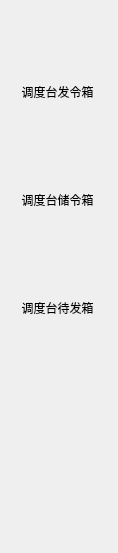
       <widget class="QWidget" name="page_2">
        <property name="geometry">
         <rect>
          <x>0</x>
          <y>0</y>
          <width>118</width>
          <height>553</height>
         </rect>
        </property>
        <property name="layoutDirection">
         <enum>Qt::LeftToRight</enum>
        </property>
        <attribute name="label">
         <string>调度台</string>
        </attribute>
        <layout class="QVBoxLayout" name="verticalLayout_9">
         <property name="spacing">
          <number>12</number>
         </property>
         <property name="leftMargin">
          <number>18</number>
         </property>
         <property name="topMargin">
          <number>12</number>
         </property>
         <property name="rightMargin">
          <number>18</number>
         </property>
         <property name="bottomMargin">
          <number>12</number>
         </property>
         <item>
          <widget class="QWidget" name="Dispatchsend" native="true">
           <property name="minimumSize">
            <size>
             <width>79</width>
             <height>96</height>
            </size>
           </property>
           <property name="maximumSize">
            <size>
             <width>71</width>
             <height>96</height>
            </size>
           </property>
           <layout class="QVBoxLayout" name="verticalLayout_5">
            <property name="spacing">
             <number>0</number>
            </property>
            <property name="leftMargin">
             <number>0</number>
            </property>
            <property name="topMargin">
             <number>0</number>
            </property>
            <property name="rightMargin">
             <number>0</number>
            </property>
            <property name="bottomMargin">
             <number>0</number>
            </property>
            <item>
             <widget class="QLabel" name="label_7">
              <property name="minimumSize">
               <size>
                <width>74</width>
                <height>64</height>
               </size>
              </property>
              <property name="maximumSize">
               <size>
                <width>74</width>
                <height>64</height>
               </size>
              </property>
              <property name="styleSheet">
               <string notr="true">image: url(:/CTCProject/icon/inbox.png);</string>
              </property>
              <property name="text">
               <string/>
              </property>
             </widget>
            </item>
            <item>
             <widget class="QLabel" name="label_8">
              <property name="text">
               <string>调度台发令箱</string>
              </property>
              <property name="alignment">
               <set>Qt::AlignCenter</set>
              </property>
             </widget>
            </item>
           </layout>
          </widget>
         </item>
         <item>
          <widget class="QWidget" name="Dispatchstorage" native="true">
           <property name="minimumSize">
            <size>
             <width>79</width>
             <height>96</height>
            </size>
           </property>
           <property name="maximumSize">
            <size>
             <width>64</width>
             <height>96</height>
            </size>
           </property>
           <layout class="QVBoxLayout" name="verticalLayout_6">
            <property name="spacing">
             <number>0</number>
            </property>
            <property name="leftMargin">
             <number>0</number>
            </property>
            <property name="topMargin">
             <number>0</number>
            </property>
            <property name="rightMargin">
             <number>0</number>
            </property>
            <property name="bottomMargin">
             <number>0</number>
            </property>
            <item>
             <widget class="QLabel" name="label_9">
              <property name="minimumSize">
               <size>
                <width>80</width>
                <height>64</height>
               </size>
              </property>
              <property name="maximumSize">
               <size>
                <width>80</width>
                <height>64</height>
               </size>
              </property>
              <property name="styleSheet">
               <string notr="true">image: url(:/CTCProject/icon/inbox.png);</string>
              </property>
              <property name="text">
               <string/>
              </property>
             </widget>
            </item>
            <item>
             <widget class="QLabel" name="label_10">
              <property name="text">
               <string>调度台储令箱</string>
              </property>
              <property name="alignment">
               <set>Qt::AlignCenter</set>
              </property>
             </widget>
            </item>
           </layout>
          </widget>
         </item>
         <item>
          <widget class="QWidget" name="Dispatchtobesend" native="true">
           <property name="minimumSize">
            <size>
             <width>79</width>
             <height>96</height>
            </size>
           </property>
           <property name="maximumSize">
            <size>
             <width>64</width>
             <height>96</height>
            </size>
           </property>
           <layout class="QVBoxLayout" name="verticalLayout_8">
            <property name="spacing">
             <number>0</number>
            </property>
            <property name="leftMargin">
             <number>0</number>
            </property>
            <property name="topMargin">
             <number>0</number>
            </property>
            <property name="rightMargin">
             <number>0</number>
            </property>
            <property name="bottomMargin">
             <number>0</number>
            </property>
            <item>
             <widget class="QLabel" name="label_11">
              <property name="minimumSize">
               <size>
                <width>80</width>
                <height>64</height>
               </size>
              </property>
              <property name="maximumSize">
               <size>
                <width>80</width>
                <height>64</height>
               </size>
              </property>
              <property name="styleSheet">
               <string notr="true">image: url(:/CTCProject/icon/inbox.png);</string>
              </property>
              <property name="text">
               <string/>
              </property>
             </widget>
            </item>
            <item>
             <widget class="QLabel" name="label_12">
              <property name="text">
               <string>调度台待发箱</string>
              </property>
              <property name="alignment">
               <set>Qt::AlignCenter</set>
              </property>
             </widget>
            </item>
           </layout>
          </widget>
         </item>
         <item>
          <spacer name="verticalSpacer_2">
           <property name="orientation">
            <enum>Qt::Vertical</enum>
           </property>
           <property name="sizeHint" stdset="0">
            <size>
             <width>20</width>
             <height>40</height>
            </size>
           </property>
          </spacer>
         </item>
        </layout>
       </widget>
